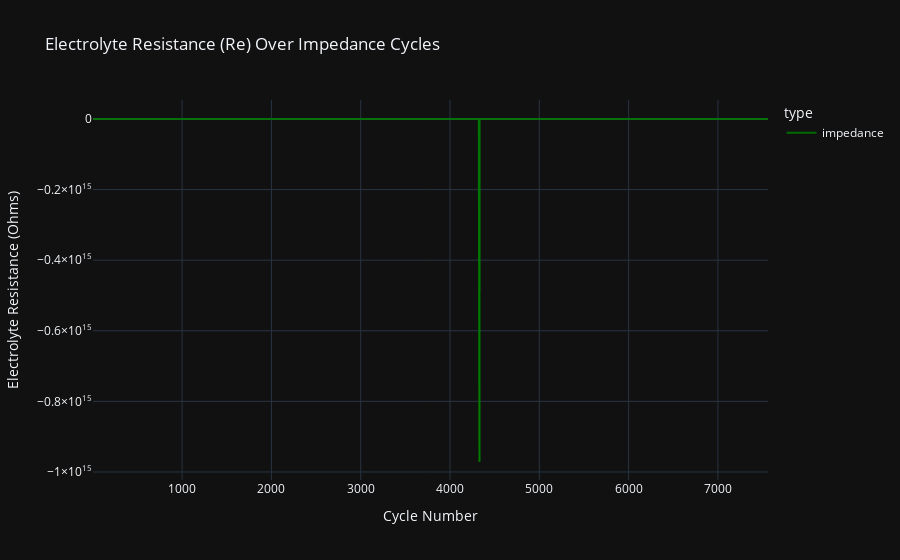

Source (notebook cell):
### Code cell
# Plot Re over impedance cycles with custom colors and opacity
fig_impedance_re = px.line(
    impedance_data,
    x="cycle_number",
    y="Re",
    color="type",
    title="Electrolyte Resistance (Re) Over Impedance Cycles",
    labels={"Re": "Electrolyte Resistance (Ohms)", "cycle_number": "Cycle Number"},
    color_discrete_map={"impedance": "green"},  # Custom color for impedance
)
fig_impedance_re.update_traces(opacity=0.8)  # Add transparency
fig_impedance_re.update_layout(template="plotly_dark")
fig_impedance_re.show()

### Figure 1 — Plotly figure (JSON) as saved in the notebook; plotly's stock layout.template omitted (floating-point values rounded to 4 significant figures; data arrays with more than 128 entries replaced by an {"elided": "..."} marker saying what was removed)
{"data": [{"hovertemplate": "type=impedance<br>Cycle Number=%{x}<br>Electrolyte Resistance (Ohms)=%{y}<extra></extra>", "legendgroup": "impedance", "line": {"color": "green", "dash": "solid"}, "marker": {"symbol": "circle"}, "mode": "lines", "name": "impedance", "opacity": 0.8, "showlegend": true, "type": "scattergl", "x": {"elided": "1956 int values"}, "xaxis": "x", "y": {"elided": "1956 float values"}, "yaxis": "y"}], "layout": {"legend": {"title": {"text": "type"}, "tracegroupgap": 0}, "title": {"text": "Electrolyte Resistance (Re) Over Impedance Cycles"}, "xaxis": {"anchor": "y", "domain": [0, 1], "title": {"text": "Cycle Number"}}, "yaxis": {"anchor": "x", "domain": [0, 1], "title": {"text": "Electrolyte Resistance (Ohms)"}}}}
